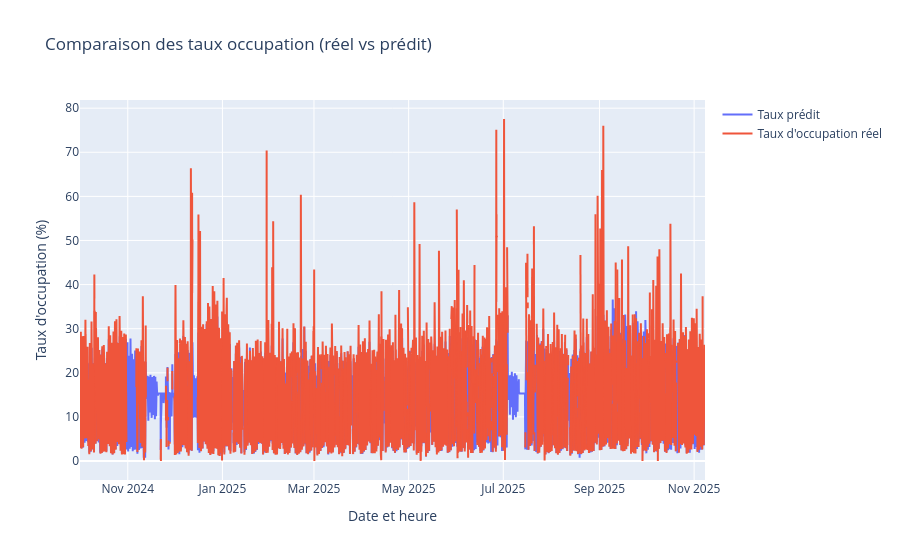

The code cell stored with this chart in its notebook:
### Code cell
fig = go.Figure()
fig.add_trace(go.Scatter(
    x=df_final['Date et heure de comptage'],
    y=predictions_all_occ,
    mode='lines',
    name='Taux prédit'
))
fig.add_trace(go.Scatter(
    x=df_final['Date et heure de comptage'],
    y=df_final[target_occ],
    mode='lines',
    name="Taux d'occupation réel"
))

fig.update_layout(
    title="Comparaison des taux occupation (réel vs prédit)",
    xaxis_title="Date et heure",
    yaxis_title="Taux d'occupation (%)",
    hovermode='x unified'
)

fig.show()

### Figure 1 — Plotly figure (JSON) as saved in the notebook; plotly's stock layout.template omitted (floating-point values rounded to 4 significant figures; data arrays with more than 128 entries replaced by an {"elided": "..."} marker saying what was removed)
{"data": [{"mode": "lines", "name": "Taux prédit", "type": "scatter", "x": {"elided": "9668 str values"}, "y": {"elided": "9668 float values"}}, {"mode": "lines", "name": "Taux d'occupation réel", "type": "scatter", "x": {"elided": "9668 str values"}, "y": {"elided": "9668 float values"}}], "layout": {"hovermode": "x unified", "title": {"text": "Comparaison des taux occupation (réel vs prédit)"}, "xaxis": {"title": {"text": "Date et heure"}}, "yaxis": {"title": {"text": "Taux d'occupation (%)"}}}}
